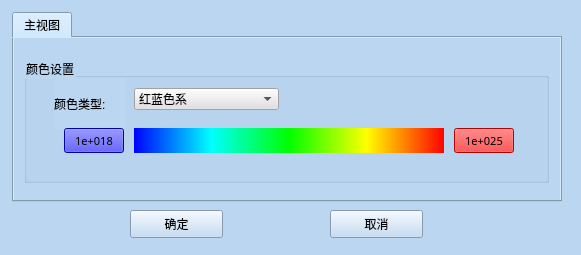
<?xml version="1.0" encoding="UTF-8"?>
<ui version="4.0">
 <class>FanViewSettingDlg</class>
 <widget class="QWidget" name="FanViewSettingDlg">
  <property name="geometry">
   <rect>
    <x>0</x>
    <y>0</y>
    <width>581</width>
    <height>255</height>
   </rect>
  </property>
  <property name="windowTitle">
   <string>Display Setting</string>
  </property>
  <property name="styleSheet">
   <string notr="true">background-color: rgb(186, 214, 241);</string>
  </property>
  <widget class="QTabWidget" name="tabWidget">
   <property name="geometry">
    <rect>
     <x>12</x>
     <y>12</y>
     <width>550</width>
     <height>190</height>
    </rect>
   </property>
   <property name="styleSheet">
    <string notr="true">background-color: rgb(186, 214, 241);</string>
   </property>
   <property name="currentIndex">
    <number>0</number>
   </property>
   <widget class="QWidget" name="tab">
    <attribute name="title">
     <string>主视图</string>
    </attribute>
    <widget class="QGroupBox" name="groupBox">
     <property name="geometry">
      <rect>
       <x>10</x>
       <y>20</y>
       <width>525</width>
       <height>125</height>
      </rect>
     </property>
     <property name="maximumSize">
      <size>
       <width>525</width>
       <height>125</height>
      </size>
     </property>
     <property name="styleSheet">
      <string notr="true"/>
     </property>
     <property name="title">
      <string>颜色设置</string>
     </property>
     <widget class="QLabel" name="label">
      <property name="geometry">
       <rect>
        <x>30</x>
        <y>20</y>
        <width>72</width>
        <height>51</height>
       </rect>
      </property>
      <property name="text">
       <string>颜色类型:</string>
      </property>
     </widget>
     <widget class="QComboBox" name="colorsel">
      <property name="enabled">
       <bool>true</bool>
      </property>
      <property name="geometry">
       <rect>
        <x>110</x>
        <y>30</y>
        <width>145</width>
        <height>22</height>
       </rect>
      </property>
      <property name="styleSheet">
       <string notr="true">background-color: rgb(225, 225, 225);</string>
      </property>
      <property name="currentText">
       <string>红蓝色系</string>
      </property>
      <property name="currentIndex">
       <number>0</number>
      </property>
      <item>
       <property name="text">
        <string>红蓝色系</string>
       </property>
      </item>
      <item>
       <property name="text">
        <string>灰色系</string>
       </property>
      </item>
     </widget>
     <widget class="QLabel" name="ribbon">
      <property name="geometry">
       <rect>
        <x>110</x>
        <y>70</y>
        <width>310</width>
        <height>25</height>
       </rect>
      </property>
      <property name="styleSheet">
       <string notr="true">QLabel
{
	background-color: qlineargradient(x1:0, y1:0, x2:1, y2:0, stop:0 blue,stop:0.25 aqua, stop:0.5 lime,stop:0.75 yellow, stop:1 red);
}</string>
      </property>
      <property name="text">
       <string/>
      </property>
     </widget>
     <widget class="QPushButton" name="colorValue0">
      <property name="geometry">
       <rect>
        <x>40</x>
        <y>70</y>
        <width>60</width>
        <height>25</height>
       </rect>
      </property>
      <property name="font">
       <font>
        <family>微软雅黑</family>
        <pointsize>8</pointsize>
       </font>
      </property>
      <property name="styleSheet">
       <string notr="true">QPushButton#colorValue0 {
background-color: rgb(0, 0, 255);
}</string>
      </property>
      <property name="text">
       <string>1e+018</string>
      </property>
     </widget>
     <widget class="QPushButton" name="colorValue1">
      <property name="geometry">
       <rect>
        <x>430</x>
        <y>70</y>
        <width>60</width>
        <height>25</height>
       </rect>
      </property>
      <property name="font">
       <font>
        <family>微软雅黑</family>
        <pointsize>8</pointsize>
       </font>
      </property>
      <property name="styleSheet">
       <string notr="true">background-color: rgb(255, 0, 0);</string>
      </property>
      <property name="text">
       <string>1e+025</string>
      </property>
     </widget>
    </widget>
   </widget>
  </widget>
  <widget class="QPushButton" name="onOK">
   <property name="geometry">
    <rect>
     <x>130</x>
     <y>210</y>
     <width>93</width>
     <height>28</height>
    </rect>
   </property>
   <property name="styleSheet">
    <string notr="true">background-color: rgb(186, 214, 241);
</string>
   </property>
   <property name="text">
    <string>确定</string>
   </property>
  </widget>
  <widget class="QPushButton" name="onCancel">
   <property name="geometry">
    <rect>
     <x>330</x>
     <y>210</y>
     <width>93</width>
     <height>28</height>
    </rect>
   </property>
   <property name="text">
    <string>取消</string>
   </property>
  </widget>
 </widget>
 <resources/>
 <connections/>
</ui>
